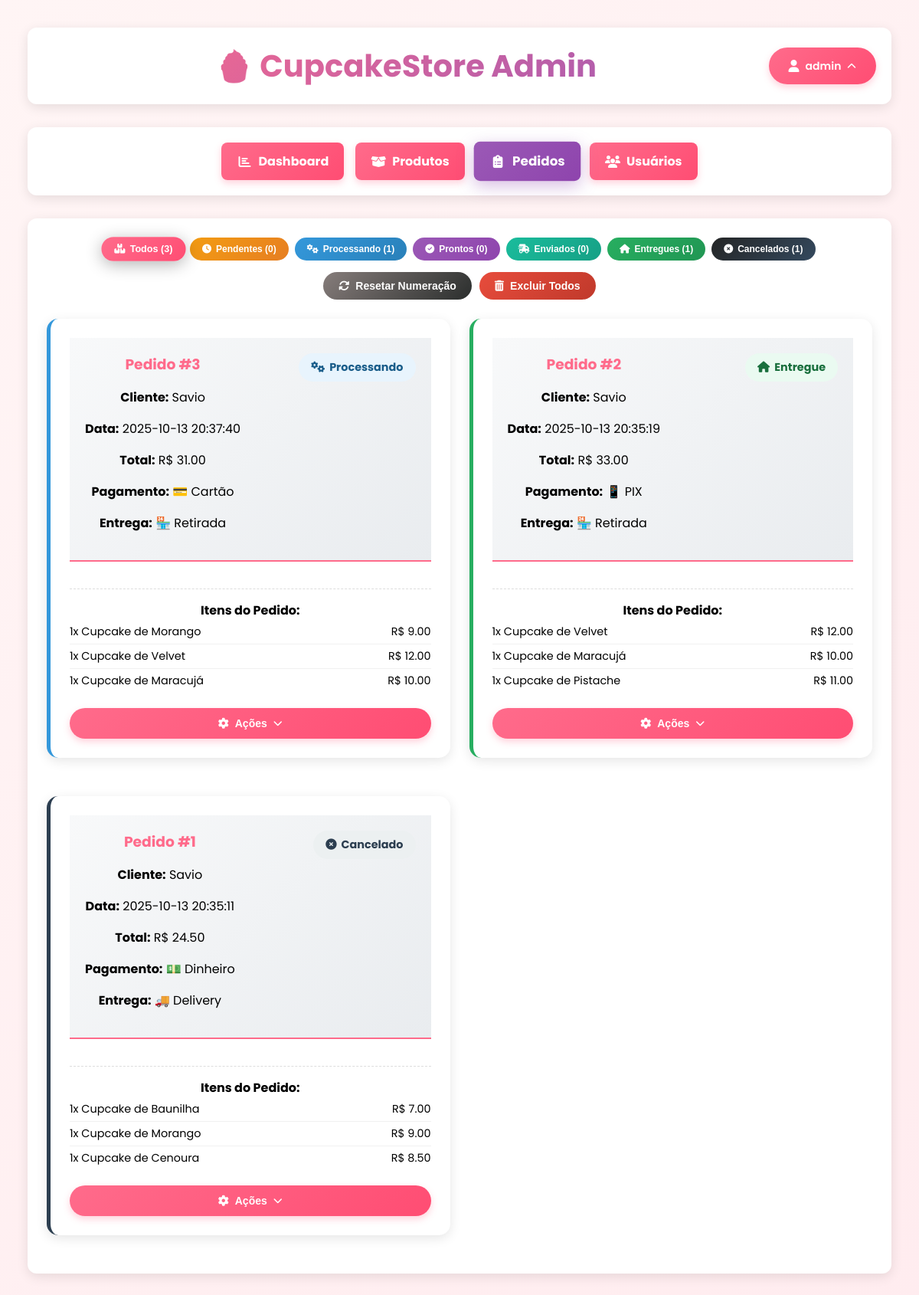
Page /admin/pedidos (signed in) on the committed database.
### tables this page shows
CREATE TABLE users (
            id INTEGER PRIMARY KEY AUTOINCREMENT,
            username TEXT UNIQUE NOT NULL,
            email TEXT UNIQUE NOT NULL,
            password TEXT NOT NULL,
            created_at TIMESTAMP DEFAULT CURRENT_TIMESTAMP
        , is_admin BOOLEAN DEFAULT 0, estado TEXT, cidade TEXT, bairro TEXT, rua TEXT, numero TEXT, cep TEXT);

CREATE TABLE orders (
                    id INTEGER PRIMARY KEY AUTOINCREMENT,
                    user_id INTEGER NOT NULL,
                    order_data TEXT NOT NULL,
                    total_amount REAL NOT NULL,
                    metodo_pagamento TEXT DEFAULT 'cartao',
                    status TEXT DEFAULT 'pendente',
                    created_at TIMESTAMP DEFAULT CURRENT_TIMESTAMP, forma_entrega TEXT DEFAULT 'delivery',
                    FOREIGN KEY (user_id) REFERENCES users (id)
                );

### backend/app.py (the view, shortened to what this page needs)
@app.route('/admin/pedidos')
@admin_required
def admin_pedidos():
    try:
        status_filter = request.args.get('status', 'todos')
        conn = get_db_connection()
        if status_filter == 'todos':
            pedidos = conn.execute('''
                SELECT o.*, u.username
                FROM orders o
                JOIN users u ON o.user_id = u.id
                ORDER BY o.created_at DESC
            ''').fetchall()
        contagem_status = conn.execute('''
            SELECT status, COUNT(*) as count
            FROM orders
            GROUP BY status
        ''').fetchall()
        conn.close()
        print(f"📦 Pedidos encontrados: {len(pedidos)}")
        pedidos_processados = []
        for pedido in pedidos:
            try:
                pedido_dict = dict(pedido)
                print(f"🔍 Processando pedido {pedido_dict['id']}")
                print(f"   Dados order_data: {pedido_dict['order_data']}")
                pedido_dict['itens'] = json.loads(pedido_dict['order_data'])
                print(f"   Itens convertidos: {pedido_dict['itens']}")
                pedidos_processados.append(pedido_dict)
            except Exception as e:
                print(f"❌ ERRO no pedido {pedido_dict.get('id', 'unknown')}: {e}")
                print(f"   Dados problemáticos: {pedido_dict}")
                continue
        print(f"✅ Pedidos processados com sucesso: {len(pedidos_processados)}")
        return render_template('admin/pedidos.html',
                             pedidos=pedidos_processados,
                             contagem_status=contagem_status,
                             status_filter=status_filter)
    except Exception as e:
        print(f"❌ Erro ao carregar pedidos: {e}")
        import traceback
        traceback.print_exc()
        flash('Erro ao carregar pedidos.', 'error')
        return redirect(url_for('admin_dashboard'))

### backend/app.py (called while the page is built)
def is_admin():
    if 'user_id' not in session:
        return False
    try:
        conn = get_db_connection()
        user = conn.execute(
            'SELECT is_admin FROM users WHERE id = ?',
            (session['user_id'],)
        ).fetchone()
        conn.close()
        return user and user['is_admin'] == 1
    except Exception as e:
        print(f"❌ Erro ao verificar admin: {e}")
        return False

def admin_required(f):
    @wraps(f)
    def decorated_function(*args, **kwargs):
        if not is_admin():
            flash('Acesso restrito a administradores!', 'error')
            return redirect(url_for('home'))
        return f(*args, **kwargs)
    return decorated_function

@app.context_processor
def utility_processor():
    def check_is_admin():
        """Verifica se o usuário logado é admin"""
        if 'user_id' not in session:
            return False
        try:
            conn = get_db_connection()
            user = conn.execute(
                'SELECT is_admin FROM users WHERE id = ?',
                (session['user_id'],)
            ).fetchone()
            conn.close()
            return user and user['is_admin'] == 1
        except:
            return False
    return dict(is_admin=check_is_admin)

@app.template_filter('parse_json')
def parse_json_filter(data):
    try:
        if isinstance(data, str):
            return json.loads(data)
        return data
    except:
        return data

### database/database.py (called while the page is built)
def get_db_connection():
    db_path = os.path.join(base_dir, 'cupcakes.db')
    conn = sqlite3.connect(db_path)
    conn.row_factory = sqlite3.Row
    return conn

### frontend/templates/Admin/pedidos.html (shortened to what this page needs)
{% extends "Admin/base.html" %}
{% block content %}
<div class="estatisticas-compactas">
    <div class="filtro-status-compacto">
        <button class="btn-status-compacto todos {% if status_filter == 'todos' %}ativo{% endif %}" onclick="filtrarPorStatus('todos')">
            <i class="fas fa-boxes"></i> Todos ({{ pedidos|length }})
        </button>
        <button class="btn-status-compacto pendente {% if status_filter == 'pendente' %}ativo{% endif %}" onclick="filtrarPorStatus('pendente')">
            <i class="fas fa-clock"></i> Pendentes ({{ contagem_status | selectattr('status', 'equalto', 'pendente') | map(attribute='count') | first | default(0) }})
        </button>
        <button class="btn-status-compacto processando {% if status_filter == 'processando' %}ativo{% endif %}" onclick="filtrarPorStatus('processando')">
            <i class="fas fa-cogs"></i> Processando ({{ contagem_status | selectattr('status', 'equalto', 'processando') | map(attribute='count') | first | default(0) }})
        </button>
        <button class="btn-status-compacto pronto {% if status_filter == 'pronto' %}ativo{% endif %}" onclick="filtrarPorStatus('pronto')">
            <i class="fas fa-check-circle"></i> Prontos ({{ contagem_status | selectattr('status', 'equalto', 'pronto') | map(attribute='count') | first | default(0) }})
        </button>
        <button class="btn-status-compacto enviado {% if status_filter == 'enviado' %}ativo{% endif %}" onclick="filtrarPorStatus('enviado')">
            <i class="fas fa-shipping-fast"></i> Enviados ({{ contagem_status | selectattr('status', 'equalto', 'enviado') | map(attribute='count') | first | default(0) }})
        </button>
        <button class="btn-status-compacto entregue {% if status_filter == 'entregue' %}ativo{% endif %}" onclick="filtrarPorStatus('entregue')">
            <i class="fas fa-home"></i> Entregues ({{ contagem_status | selectattr('status', 'equalto', 'entregue') | map(attribute='count') | first | default(0) }})
        </button>
        <button class="btn-status-compacto cancelado {% if status_filter == 'cancelado' %}ativo{% endif %}" onclick="filtrarPorStatus('cancelado')">
            <i class="fas fa-times-circle"></i> Cancelados ({{ contagem_status | selectattr('status', 'equalto', 'cancelado') | map(attribute='count') | first | default(0) }})
        </button>
    </div>
    <div class="acoes-avancadas">
        <button class="btn-status-avancado reset-numeracao" onclick="abrirModalResetNumeracao()">
            <i class="fas fa-sync-alt"></i> Resetar Numeração
        </button>
        <button class="btn-status-avancado excluir-todos" onclick="abrirModalExcluirTodos()">
            <i class="fas fa-trash-alt"></i> Excluir Todos
        </button>
    </div>
</div>
<div class="pedidos-grid">
    {% if pedidos %}
    {% for pedido in pedidos %}
    <div class="pedido-card {{ pedido['status'] }}">
        <div class="pedido-header">
            <div class="pedido-info">
                <h3>Pedido #{{ pedido['id'] }}</h3>
                <p><strong>Cliente:</strong> {{ pedido['username'] }}</p>
                <p><strong>Data:</strong> {{ pedido['created_at'] }}</p>
                <p><strong>Total:</strong> R$ {{ "%.2f"|format(pedido['total_amount']) }}</p>
                <p><strong>Pagamento:</strong>
                    {% if pedido['metodo_pagamento'] == 'dinheiro' %}💵 Dinheiro{% endif %}
                    {% if pedido['metodo_pagamento'] == 'cartao' %}💳 Cartão{% endif %}
                    {% if pedido['metodo_pagamento'] == 'pix' %}📱 PIX{% endif %}
                </p>
                <p><strong>Entrega:</strong>
                    {% if pedido['forma_entrega'] == 'delivery' %}🚚 Delivery{% endif %}
                    {% if pedido['forma_entrega'] == 'retirada' %}🏪 Retirada{% endif %}
                </p>
            </div>
            <span class="pedido-status status-{{ pedido['status'] }}">
                <i class="fas
                    {% if pedido['status'] == 'pendente' %}fa-clock
                    {% elif pedido['status'] == 'processando' %}fa-cogs
                    {% elif pedido['status'] == 'pronto' %}fa-check-circle
                    {% elif pedido['status'] == 'enviado' %}fa-shipping-fast
                    {% elif pedido['status'] == 'entregue' %}fa-home
                    {% elif pedido['status'] == 'cancelado' %}fa-times-circle
                    {% endif %}">
                </i>
                {{ pedido['status']|title }}
            </span>
        </div>
        <div class="pedido-itens">
            <strong>Itens do Pedido:</strong>
            {% if pedido.order_data %}
            {% set order_data = pedido.order_data %}
            {% if order_data is string %}
            {% set order_data = order_data|parse_json %}
            {% endif %}
            {% if order_data.itens is defined %}
            {% for item in order_data.itens %}
            <div class="item-pedido">
                <span>{{ item.quantidade }}x {{ item.nome }}</span>
                <span>R$ {{ "%.2f"|format(item.preco * item.quantidade) }}</span>
            </div>
            {% endfor %}
            {% endif %}
            {% else %}
            <p>Nenhum item disponível</p>
            {% endif %}
        </div>
        <div class="pedido-acoes-dropdown">
            <button class="dropdown-trigger-pedido" onclick="toggleDropdown(this)">
                <i class="fas fa-cog"></i> Ações
                <i class="fas fa-chevron-down dropdown-arrow"></i>
            </button>
        </div>
    </div>
    {% endfor %}
    {% endif %}
</div>
{% endblock %}

### frontend/templates/Admin/base.html (shortened to what this page needs)
<!DOCTYPE html>
<html lang="pt-BR">
<head>
    <link rel="stylesheet" href="{{ url_for('static', filename='css/style.css') }}">
    <link rel="stylesheet" href="https://cdnjs.cloudflare.com/ajax/libs/font-awesome/6.4.0/css/all.min.css">
</head>
<body>
    <div class="admin-container">
        <div class="admin-header">
            <a href="{{ url_for('home') }}"
                style="text-decoration: none; display: flex; justify-content: center; flex: 1;">
                <h1>🧁 CupcakeStore Admin</h1>
            </a>
            <div style="display: flex; align-items: center; gap: 15px;">
                <div class="user-menu-admin">
                    <button class="user-trigger-admin">
                        <i class="fas fa-user"></i>
                        {{ session['username'] }}
                        <i class="fas fa-chevron-down"></i>
                    </button>
                </div>
            </div>
        </div>
        <div class="admin-nav">
            <div class="nav-links">
                <a href="{{ url_for('admin_dashboard') }}"
                    class="{% if request.endpoint == 'admin_dashboard' %}active{% endif %}">
                    <i class="fas fa-chart-bar"></i> Dashboard
                </a>
                <a href="{{ url_for('admin_produtos') }}"
                    class="{% if request.endpoint == 'admin_produtos' %}active{% endif %}">
                    <i class="fas fa-box-open"></i> Produtos
                </a>
                <a href="{{ url_for('admin_pedidos') }}"
                    class="{% if request.endpoint == 'admin_pedidos' %}active{% endif %}">
                    <i class="fas fa-clipboard-list"></i> Pedidos
                </a>
                <a href="{{ url_for('admin_usuarios') }}"
                    class="{% if request.endpoint == 'admin_usuarios' %}active{% endif %}">
                    <i class="fas fa-users"></i> Usuários
                </a>
            </div>
        </div>
        <div class="admin-content">
            {% block content %}{% endblock %}
        </div>
    </div>
</body>
</html>

### frontend/static/css/style.css (style rules this page uses)
body { font-family: Arial, sans-serif; text-align: center; margin: 0; padding: 20px; background-color: #fff5f5; }
h1 { color: #ff6b8b; }
.pedido-card { background: white; border-radius: 12px; box-shadow: 0 4px 15px rgba(0,0,0,0.1); margin-bottom: 25px; overflow: hidden; }
.pedido-header { background: linear-gradient(135deg, #f8f9fa, #e9ecef); padding: 20px; display: flex; justify-content: space-between; align-items: center; border-bottom: 2px solid #ff6b8b; }
.pedido-header h3 { color: #ff6b8b; margin: 0; }
.pedido-status { padding: 6px 12px; border-radius: 20px; font-weight: bold; font-size: 0.9em; }
.pedido-itens { margin-top: 20px; padding-top: 20px; border-top: 1px dashed #ddd; }
.item-pedido { display: flex; justify-content: space-between; padding: 8px 0; border-bottom: 1px solid #f1f1f1; }
.item-pedido:last-child { border-bottom: none; }
.dropdown-arrow { font-size: 0.8em; transition: transform 0.3s ease; transform: rotate(0deg); }
.admin-container { max-width: 1200px; margin: 0 auto; padding: 20px; }
.admin-header { display: flex; justify-content: space-between; align-items: center; margin-bottom: 30px; padding: 20px; background: white; border-radius: 12px; box-shadow: 0 4px 15px rgba(0,0,0,0.1); }

### frontend/templates/Admin/base.html (style rules this page uses)
:root { --primary: #ff6b8b; --primary-dark: #ff4d73; --secondary: #9b59b6; --accent: #27ae60; --light: #fff5f5; --dark: #333; --gray: #95a5a6; --white: #ffffff; --shadow: 0 4px 15px rgba(0, 0, 0, 0.1); --radius: 12px; }
body { font-family: 'Poppins', sans-serif; background: linear-gradient(135deg, #fff5f5 0%, #ffecef 100%); min-height: 100vh; margin: 0; padding: 1rem; }
.admin-container { max-width: 1400px; margin: 0 auto; padding: 20px; }
.admin-header { display: flex; justify-content: space-between; align-items: center; margin-bottom: 30px; padding: 20px; background: var(--white); border-radius: var(--radius); box-shadow: var(--shadow); }
.admin-header h1 { font-size: 2.5rem; background: linear-gradient(135deg, var(--primary), var(--secondary)); -webkit-background-clip: text; -webkit-text-fill-color: transparent; font-weight: 700; margin: 0; transition: all 0.3s ease; text-align: center; flex: 1; }
.admin-nav { background: var(--white); padding: 20px; border-radius: var(--radius); box-shadow: var(--shadow); margin-bottom: 30px; }
.nav-links { display: flex; gap: 15px; flex-wrap: wrap; justify-content: center; }
.nav-links a { padding: 12px 20px; background: linear-gradient(135deg, var(--primary), var(--primary-dark)); color: white; text-decoration: none; border-radius: 8px; font-weight: bold; transition: all 0.3s ease; box-shadow: 0 4px 10px rgba(255, 107, 139, 0.3); }
.nav-links a.active { background: linear-gradient(135deg, var(--secondary), #8e44ad); transform: scale(1.05); box-shadow: 0 6px 20px rgba(155, 89, 182, 0.4); }
.nav-links a { display: flex; align-items: center; gap: 8px; padding: 12px 20px; background: linear-gradient(135deg, var(--primary), var(--primary-dark)); color: white; text-decoration: none; border-radius: 8px; font-weight: bold; transition: all 0.3s ease; box-shadow: 0 4px 10px rgba(255, 107, 139, 0.3); }
.nav-links a i { font-size: 16px; color: white; width: 20px; text-align: center; }
.nav-links a.active i { color: white; }
.user-menu-admin { position: relative; }
.user-trigger-admin { display: flex; align-items: center; gap: 8px; padding: 12px 20px; background: linear-gradient(135deg, var(--primary), var(--primary-dark)); color: white; border-radius: 25px; cursor: pointer; transition: all 0.3s ease; font-weight: 600; height: 48px; min-width: 140px; justify-content: center; box-shadow: 0 4px 10px rgba(255, 107, 139, 0.3); border: none; font-size: 14px; font-family: 'Poppins', sans-serif; box-sizing: border-box; }
.user-trigger-admin .fa-user { color: white !important; font-size: 16px; }
.user-trigger-admin .fa-chevron-down { color: white !important; font-size: 12px; transition: transform 0.3s ease; }
.user-menu-admin .fa-chevron-down { transform: rotate(180deg); }
.admin-content { background: var(--white); padding: 25px; border-radius: var(--radius); box-shadow: var(--shadow); }

### rows in the picture
users: username "admin"
orders: id "3", username "Savio", created_at "2025-10-13 20:37:40", total_amount "31.00", metodo_pagamento "💳 Cartão", forma_entrega "🏪 Retirada", status "Processando", quantidade "1" "1" "1", nome "Cupcake de Morango" "Cupcake de Velvet" "Cupcake de Maracujá", preco "9.00" "12.00" "10.00"
orders: id "2", username "Savio", created_at "2025-10-13 20:35:19", total_amount "33.00", metodo_pagamento "📱 PIX", forma_entrega "🏪 Retirada", status "Entregue", quantidade "1" "1" "1", nome "Cupcake de Velvet" "Cupcake de Maracujá" "Cupcake de Pistache", preco "12.00" "10.00" "11.00"
orders: id "1", username "Savio", created_at "2025-10-13 20:35:11", total_amount "24.50", metodo_pagamento "💵 Dinheiro", forma_entrega "🚚 Delivery", status "Cancelado", quantidade "1" "1" "1", nome "Cupcake de Baunilha" "Cupcake de Morango" "Cupcake de Cenoura", preco "7.00" "9.00" "8.50"

### other values in the picture
{{ pedidos|length }} "3"
